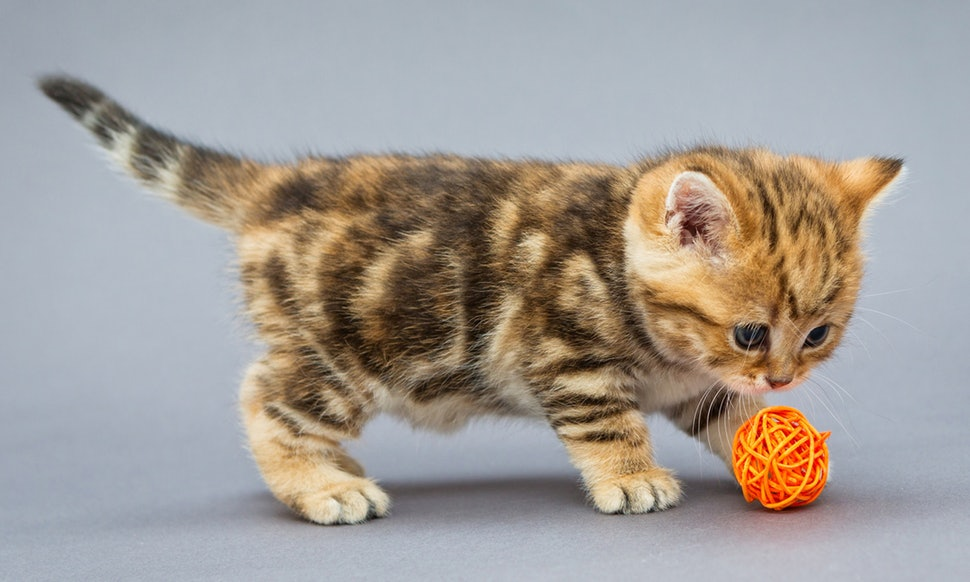
#> input picture slika.jpg, 970 x 582 px
$ jupyter execute --allow-errors Comparison.ipynb   (shell and % lines are left out)
#> lines starting #> are read from the running program, lines starting #| are printed output that depends on the picture
[cell 1]
import numpy as np
from numpy import fft

from scipy.fftpack import dct, idct
from scipy.io import wavfile

from PIL import Image

from matplotlib import pyplot as plt

Implementacija DKT po formuli

[cell 2]
# [5 lines left out: function u, not called in this run]

[cell 3]
# [12 lines left out: function my_dct, not called in this run]

Implementacija brze DKT, pomocu FFT

[cell 4]
# [14 lines left out: function my_dct_using_fft, not called in this run]

Ucitavanje zvuka. Koristi se svaki 800 element, jer je my_dct izuzetno sporo radila

#> (a cell that did not finish here is left out)

Uporedjivanje implementacija sa scipy DKT.

Ugradjena scipy **dct** i implementacija pomocu fft su u istoj klasi slozenosti, razlikuju se samo za konstantu

#> (a cell that did not finish here is left out)

#> (a cell that did not finish here is left out)

#> (a cell that did not finish here is left out)

Implementacija 2D DKT preko naivne DKT, preko scipy dct i preko DKT pomocu FFT

[cell 9]
def my_dct_2(img):
    return my_dct(my_dct(img.T).T)

[cell 10]
def dct_2(img):
    return dct(dct(img.T, norm='ortho').T, norm='ortho')

[cell 11]
# [12 lines left out: function fdct_2, not called in this run]

Ucitavanje slike i skaliranje na 64x64 sliku, opet zbog naivne implementacije DKT

[cell 12]
img = Image.open('slika.jpg').convert('L')
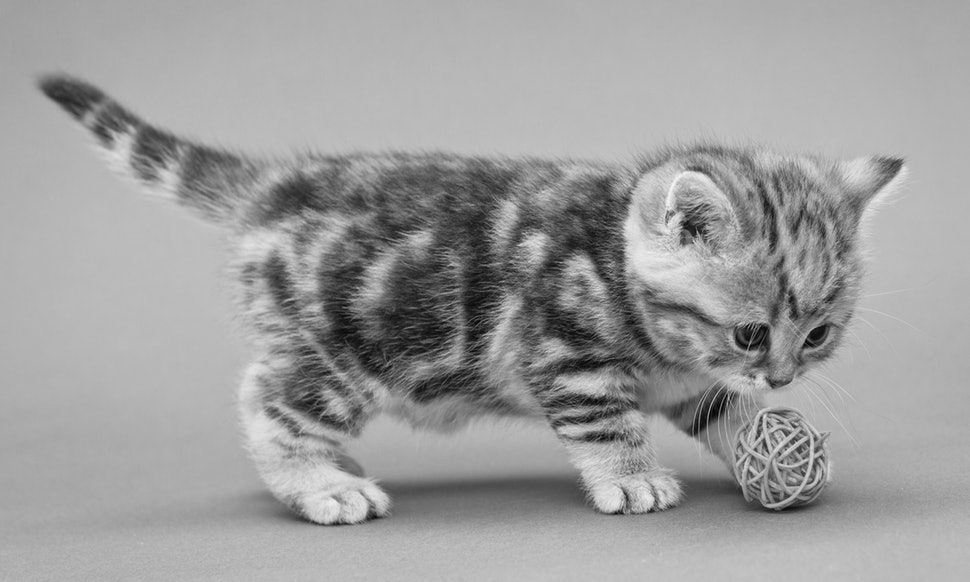
#> img: PIL image 970x582 L; min 2, max 246, mean 157.9
img = img.resize((64, 64), 1)
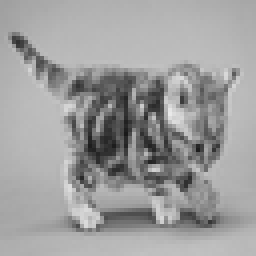
#> img: PIL image 64x64 L (shown 4 times larger); min 25, max 233, mean 157.9
img = np.array(img)
